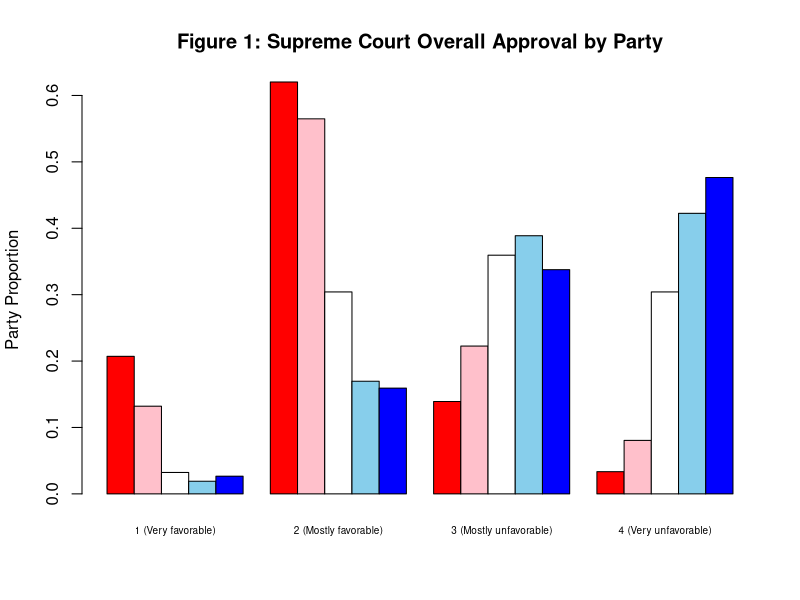
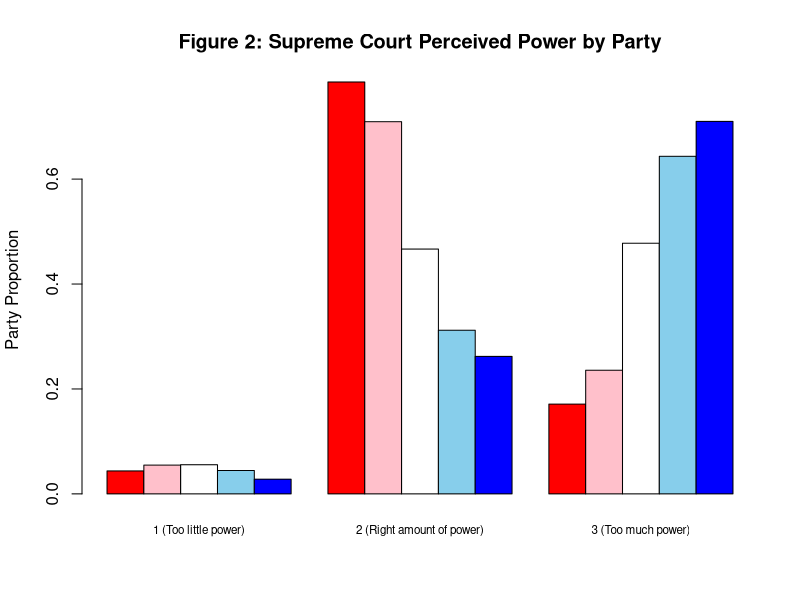
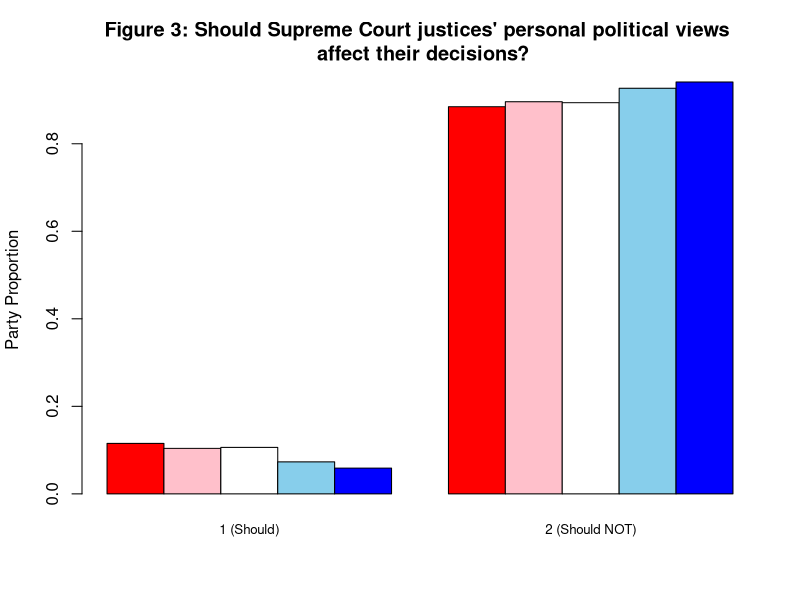
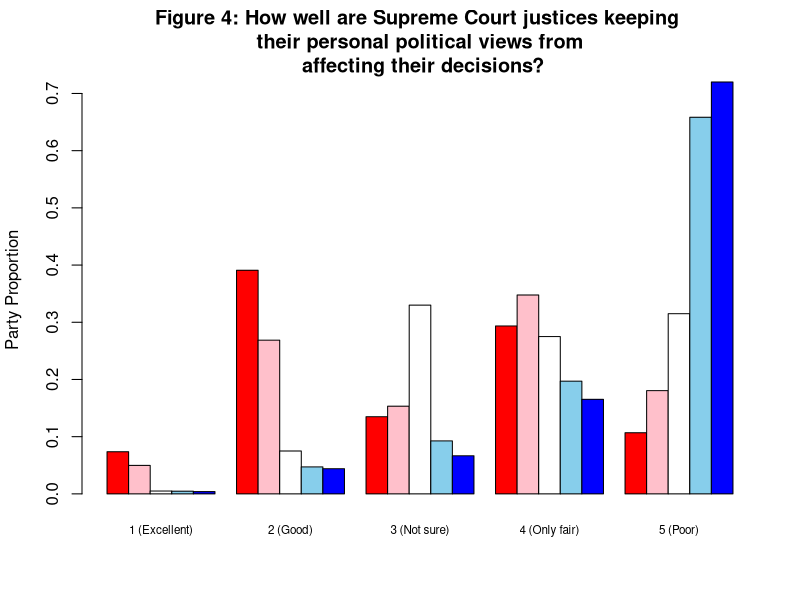

Reproduce these figures in R, in order.
## ---- chunk 1
library(tidyverse)
library(knitr)
atp <- read_csv("data/raw/ATP W149.csv")
## ---- chunk 2
atp <- atp %>%
  mutate(party = case_when(
    F_PARTY_FINAL == 1 ~ 1, 
    F_PARTY_FINAL == 2 ~ 5,
    (F_PARTY_FINAL == 3 | F_PARTY_FINAL == 4 | F_PARTY_FINAL == 99) ~ case_when(F_PARTYLN_FINAL == 1 ~ 2, F_PARTYLN_FINAL == 2 ~ 4, F_PARTYLN_FINAL == 99 ~ 3)))
## ---- chunk 3
byparty <- data.frame(summarize(group_by(atp, party), n()))

knitr::kable(byparty, col.names = c("Party Code", "Number of Respondents"), caption = "Respondent Party Breakdown")
## ---- chunk 4
court_opinion <- atp %>%
  filter((INSTFAV_COURT_W149 != 98) & (INSTFAV_COURT_W149 != 99))

length(court_opinion$INSTFAV_COURT_W149)

court_opinion_byparty <- data.frame(summarize(group_by(court_opinion, party), n()))

knitr::kable(court_opinion_byparty, col.names = c("Party Code", "Number of Respondents"), caption = "Respondent Party Breakdown for Overall Approval of the Supreme Court")
## ---- chunk 5
court_opinion_party1 <- court_opinion %>% filter(party == 1)
court_opinion_party2 <- court_opinion %>% filter(party == 2)
court_opinion_party3 <- court_opinion %>% filter(party == 3)
court_opinion_party4 <- court_opinion %>% filter(party == 4)
court_opinion_party5 <- court_opinion %>% filter(party == 5)

court_opinion_1 <- c(
  mean(court_opinion_party1$INSTFAV_COURT_W149 == 1),
  mean(court_opinion_party2$INSTFAV_COURT_W149 == 1),
  mean(court_opinion_party3$INSTFAV_COURT_W149 == 1),
  mean(court_opinion_party4$INSTFAV_COURT_W149 == 1),
  mean(court_opinion_party5$INSTFAV_COURT_W149 == 1)
)
court_opinion_2 <- c(
  mean(court_opinion_party1$INSTFAV_COURT_W149 == 2),
  mean(court_opinion_party2$INSTFAV_COURT_W149 == 2),
  mean(court_opinion_party3$INSTFAV_COURT_W149 == 2),
  mean(court_opinion_party4$INSTFAV_COURT_W149 == 2),
  mean(court_opinion_party5$INSTFAV_COURT_W149 == 2)
)
court_opinion_3 <- c(
  mean(court_opinion_party1$INSTFAV_COURT_W149 == 3),
  mean(court_opinion_party2$INSTFAV_COURT_W149 == 3),
  mean(court_opinion_party3$INSTFAV_COURT_W149 == 3),
  mean(court_opinion_party4$INSTFAV_COURT_W149 == 3),
  mean(court_opinion_party5$INSTFAV_COURT_W149 == 3)
)
court_opinion_4 <- c(
  mean(court_opinion_party1$INSTFAV_COURT_W149 == 4),
  mean(court_opinion_party2$INSTFAV_COURT_W149 == 4),
  mean(court_opinion_party3$INSTFAV_COURT_W149 == 4),
  mean(court_opinion_party4$INSTFAV_COURT_W149 == 4),
  mean(court_opinion_party5$INSTFAV_COURT_W149 == 4)
)

court_opinion_comparison <- cbind(court_opinion_1, court_opinion_2, court_opinion_3, court_opinion_4)
barplot(court_opinion_comparison, beside = T,
        col = c("red", "pink", "white", "skyblue", "blue"),
        names.arg = c("1 (Very favorable)", "2 (Mostly favorable)", "3 (Mostly unfavorable)", "4 (Very unfavorable)"),
        cex.names = 0.6,
        ylab = "Party Proportion",
        main = "Figure 1: Supreme Court Overall Approval by Party"
          )

court_opinion_proportions <- data.frame(c("1 (Republican)", "2 (Lean Republican)", "3 (Moderate)", "4 (Lean Democrat)", "5 (Democrat)"), court_opinion_comparison)
knitr::kable(court_opinion_proportions, col.names = c("Party", "1 (Very favorable)", "2 (Mostly favorable)", "3 (Mostly unfavorable)", "4 (Very unfavorable)"), caption = "Proportion of Each Political Party by Approval Rating of the Supreme Court")
## ---- chunk 6
court_opinion_summary <- data.frame(summarize(group_by(court_opinion, party), mean(INSTFAV_COURT_W149), sd(INSTFAV_COURT_W149)))

knitr::kable(court_opinion_summary, col.names = c("Party", "Mean", "Standard Deviation"), caption = "Summary Statistics of Supreme Court Approval Overall by Party")

lm_court_opinion = lm(INSTFAV_COURT_W149 ~ party, data = court_opinion)
summary(lm_court_opinion)
## ---- chunk 7
court_power <- atp %>%
  filter((COURTPOWER_W149 != 98) & (COURTPOWER_W149 != 99))

# Reordering
court_power <- court_power %>%
  mutate(COURTPOWER_W149_MOD = case_when(
    COURTPOWER_W149 == 1 ~ 3,
    COURTPOWER_W149 == 2 ~ 1,
    COURTPOWER_W149 == 3 ~ 2
  ))

length(court_power$COURTPOWER_W149_MOD)

court_power_byparty <- data.frame(summarize(group_by(court_power, party), n()))

knitr::kable(court_power_byparty, col.names = c("Party Code", "Number of Respondents"), caption = "Respondent Party Breakdown for Perceived Power of the Supreme Court")
## ---- chunk 8
court_power_party1 <- court_power %>% filter(party == 1)
court_power_party2 <- court_power %>% filter(party == 2)
court_power_party3 <- court_power %>% filter(party == 3)
court_power_party4 <- court_power %>% filter(party == 4)
court_power_party5 <- court_power %>% filter(party == 5)

court_power_1 <- c(
  mean(court_power_party1$COURTPOWER_W149_MOD == 1),
  mean(court_power_party2$COURTPOWER_W149_MOD == 1),
  mean(court_power_party3$COURTPOWER_W149_MOD == 1),
  mean(court_power_party4$COURTPOWER_W149_MOD == 1),
  mean(court_power_party5$COURTPOWER_W149_MOD == 1)
)
court_power_2 <- c(
  mean(court_power_party1$COURTPOWER_W149_MOD == 2),
  mean(court_power_party2$COURTPOWER_W149_MOD == 2),
  mean(court_power_party3$COURTPOWER_W149_MOD == 2),
  mean(court_power_party4$COURTPOWER_W149_MOD == 2),
  mean(court_power_party5$COURTPOWER_W149_MOD == 2)
)
court_power_3 <- c(
  mean(court_power_party1$COURTPOWER_W149_MOD == 3),
  mean(court_power_party2$COURTPOWER_W149_MOD == 3),
  mean(court_power_party3$COURTPOWER_W149_MOD == 3),
  mean(court_power_party4$COURTPOWER_W149_MOD == 3),
  mean(court_power_party5$COURTPOWER_W149_MOD == 3)
)

court_power_comparison <- cbind(court_power_1, court_power_2, court_power_3)
barplot(court_power_comparison, beside = T,
        col = c("red", "pink", "white", "skyblue", "blue"),
        names.arg = c("1 (Too little power)", "2 (Right amount of power)", "3 (Too much power)"),
        cex.names = 0.7,
        ylab = "Party Proportion",
        main = "Figure 2: Supreme Court Perceived Power by Party"
          )

court_power_summary <- data.frame(summarize(group_by(court_power, party), mean(COURTPOWER_W149_MOD), sd(COURTPOWER_W149_MOD)))

court_power_proportions <- data.frame(c("1 (Republican)", "2 (Lean Republican)", "3 (Moderate)", "4 (Lean Democrat)", "5 (Democrat)"), court_power_comparison)
knitr::kable(court_power_proportions, col.names = c("Party", "1 (Too little power)", "2 (Right amount of power)", "3 (Too much power)"), caption = "Proportion of Each Political Party by Perceived Power of the Supreme Court")


knitr::kable(court_power_summary, col.names = c("Party", "Mean", "Standard Deviation"), caption = "Summary Statistics of Supreme Court Perceived Power by Party")
## ---- chunk 9
court_politpresc <- atp %>%
  filter((SCOTUS_PRTSN_W149 != 98) & (SCOTUS_PRTSN_W149 != 99))

length(court_politpresc$SCOTUS_PRTSN_W149)

court_politpresc_byparty <- data.frame(summarize(group_by(court_politpresc, party), n()))

knitr::kable(court_politpresc_byparty, col.names = c("Party Code", "Number of Respondents"), caption = "Respondent Party Breakdown for Prescriptive Politicization in the Supreme Court")
## ---- chunk 10
court_politpresc_party1 <- court_politpresc %>% filter(party == 1)
court_politpresc_party2 <- court_politpresc %>% filter(party == 2)
court_politpresc_party3 <- court_politpresc %>% filter(party == 3)
court_politpresc_party4 <- court_politpresc %>% filter(party == 4)
court_politpresc_party5 <- court_politpresc %>% filter(party == 5)

court_politpresc_1 <- c(
  mean(court_politpresc_party1$SCOTUS_PRTSN_W149 == 1),
  mean(court_politpresc_party2$SCOTUS_PRTSN_W149 == 1),
  mean(court_politpresc_party3$SCOTUS_PRTSN_W149 == 1),
  mean(court_politpresc_party4$SCOTUS_PRTSN_W149 == 1),
  mean(court_politpresc_party5$SCOTUS_PRTSN_W149 == 1)
)
court_politpresc_2 <- c(
  mean(court_politpresc_party1$SCOTUS_PRTSN_W149 == 2),
  mean(court_politpresc_party2$SCOTUS_PRTSN_W149 == 2),
  mean(court_politpresc_party3$SCOTUS_PRTSN_W149 == 2),
  mean(court_politpresc_party4$SCOTUS_PRTSN_W149 == 2),
  mean(court_politpresc_party5$SCOTUS_PRTSN_W149 == 2)
)

court_politpresc_comparison <- cbind(court_politpresc_1, court_politpresc_2)
barplot(court_politpresc_comparison, beside = T,
        col = c("red", "pink", "white", "skyblue", "blue"),
        names.arg = c("1 (Should)", "2 (Should NOT)"),
        cex.names = 0.8,
        ylab = "Party Proportion",
        main = "Figure 3: Should Supreme Court justices' personal political views \n affect their decisions?"
          )

court_politpresc_summary <- data.frame(summarize(group_by(court_politpresc, party), mean(SCOTUS_PRTSN_W149), sd(SCOTUS_PRTSN_W149)))

court_politpresc_proportions <- data.frame(c("1 (Republican)", "2 (Lean Republican)", "3 (Moderate)", "4 (Lean Democrat)", "5 (Democrat)"), court_politpresc_comparison)
knitr::kable(court_politpresc_proportions, col.names = c("Party", "1 (Should)", "2 (Should NOT)"), caption = "Proportion of Each Political Party by Whether the Supreme Court Should Be Affected by Personal Political Views By Party")

knitr::kable(court_politpresc_summary, col.names = c("Party", "Mean", "Standard Deviation"), caption = "Summary Statistics of Whether the Supreme Court Should Be Affected by Personal Political Views By Party")
## ---- chunk 11
court_politdesc <- atp %>%
  filter(SCOTUS_JOB_W149 != 99)

# Reordering
court_politdesc <- court_politdesc %>%
  mutate(SCOTUS_JOB_W149_MOD = case_when(
    SCOTUS_JOB_W149 == 1 ~ 1,
    SCOTUS_JOB_W149 == 2 ~ 2,
    SCOTUS_JOB_W149 == 3 ~ 4,
    SCOTUS_JOB_W149 == 4 ~ 5,
    SCOTUS_JOB_W149 == 5 ~ 3
  ))

length(court_politdesc$SCOTUS_JOB_W149_MOD)

court_politdesc_byparty <- data.frame(summarize(group_by(court_politdesc, party), n()))

knitr::kable(court_politdesc_byparty, col.names = c("Party Code", "Number of Respondents"), caption = "Respondent Party Breakdown for Descriptive Politicization in the Supreme Court")
## ---- chunk 12
court_politdesc_party1 <- court_politdesc %>% filter(party == 1)
court_politdesc_party2 <- court_politdesc %>% filter(party == 2)
court_politdesc_party3 <- court_politdesc %>% filter(party == 3)
court_politdesc_party4 <- court_politdesc %>% filter(party == 4)
court_politdesc_party5 <- court_politdesc %>% filter(party == 5)

court_politdesc_1 <- c(
  mean(court_politdesc_party1$SCOTUS_JOB_W149_MOD == 1),
  mean(court_politdesc_party2$SCOTUS_JOB_W149_MOD == 1),
  mean(court_politdesc_party3$SCOTUS_JOB_W149_MOD == 1),
  mean(court_politdesc_party4$SCOTUS_JOB_W149_MOD == 1),
  mean(court_politdesc_party5$SCOTUS_JOB_W149_MOD == 1)
)
court_politdesc_2 <- c(
  mean(court_politdesc_party1$SCOTUS_JOB_W149_MOD == 2),
  mean(court_politdesc_party2$SCOTUS_JOB_W149_MOD == 2),
  mean(court_politdesc_party3$SCOTUS_JOB_W149_MOD == 2),
  mean(court_politdesc_party4$SCOTUS_JOB_W149_MOD == 2),
  mean(court_politdesc_party5$SCOTUS_JOB_W149_MOD == 2)
)
court_politdesc_3 <- c(
  mean(court_politdesc_party1$SCOTUS_JOB_W149_MOD == 3),
  mean(court_politdesc_party2$SCOTUS_JOB_W149_MOD == 3),
  mean(court_politdesc_party3$SCOTUS_JOB_W149_MOD == 3),
  mean(court_politdesc_party4$SCOTUS_JOB_W149_MOD == 3),
  mean(court_politdesc_party5$SCOTUS_JOB_W149_MOD == 3)
)
court_politdesc_4 <- c(
  mean(court_politdesc_party1$SCOTUS_JOB_W149_MOD == 4),
  mean(court_politdesc_party2$SCOTUS_JOB_W149_MOD == 4),
  mean(court_politdesc_party3$SCOTUS_JOB_W149_MOD == 4),
  mean(court_politdesc_party4$SCOTUS_JOB_W149_MOD == 4),
  mean(court_politdesc_party5$SCOTUS_JOB_W149_MOD == 4)
)
court_politdesc_5 <- c(
  mean(court_politdesc_party1$SCOTUS_JOB_W149_MOD == 5),
  mean(court_politdesc_party2$SCOTUS_JOB_W149_MOD == 5),
  mean(court_politdesc_party3$SCOTUS_JOB_W149_MOD == 5),
  mean(court_politdesc_party4$SCOTUS_JOB_W149_MOD == 5),
  mean(court_politdesc_party5$SCOTUS_JOB_W149_MOD == 5)
)

court_politdesc_comparison <- cbind(court_politdesc_1, court_politdesc_2, court_politdesc_3, court_politdesc_4, court_politdesc_5)
barplot(court_politdesc_comparison, beside = T,
        col = c("red", "pink", "white", "skyblue", "blue"),
        names.arg = c("1 (Excellent)", "2 (Good)", "3 (Not sure)", "4 (Only fair)", "5 (Poor)"), 
        cex.names = 0.7,
        ylab = "Party Proportion",
        main = "Figure 4: How well are Supreme Court justices keeping \n their personal political views from \n affecting their decisions?"
          )

court_politdesc_proportions <- data.frame(c("1 (Republican)", "2 (Lean Republican)", "3 (Moderate)", "4 (Lean Democrat)", "5 (Democrat)"), court_politdesc_comparison)
knitr::kable(court_politdesc_proportions, col.names = c("Party", "1 (Excellent)", "2 (Good)", "3 (Not sure)", "4 (Only fair)", "5 (Poor)"), caption = "Proportion of Each Political Party by Whether the Supreme Court Is Affected by Personal Political Views By Party")

court_politdesc_summary <- data.frame(summarize(group_by(court_politdesc, party), mean(SCOTUS_JOB_W149_MOD), sd(SCOTUS_JOB_W149_MOD)))

knitr::kable(court_politdesc_summary, col.names = c("Party", "Mean", "Standard Deviation"), caption = "Summary Statistics of Whether the Supreme Court Is Affected by Personal Political Views By Party")
## ---- chunk 13
lm_court_politdesc = lm(SCOTUS_JOB_W149_MOD ~ party, data = court_politdesc)
summary(lm_court_politdesc)
